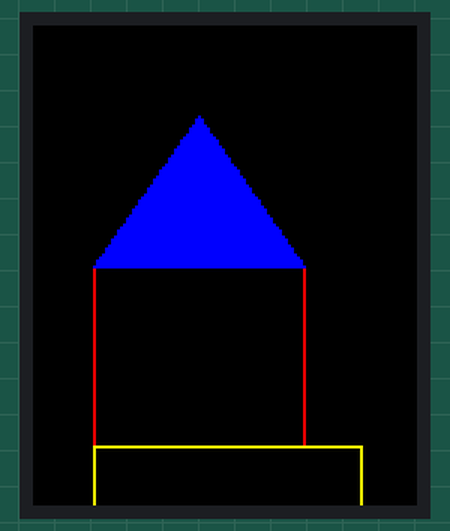
Recording of a sketch running on a simulated Arduino Uno, built with avr-gcc and run on an emulated ATmega328P. Parts: 128×160 colour display.

Above: at 0.2 s.

The sketch:

TFT_Display_Draw.ino
```cpp
/*
 * Тест для нашего 1.8" монитора 128*160 точек
 * Заметки: экран работает если только подключить все контакты,
 *   причем 11-й и 13-й явно не используются, а без них экран не работает.
 * #define TFT_CS        10
   #define TFT_RST       -1 // Or set to -1 and connect to Arduino RESET pin
   #define TFT_DC         8
   #define TFT_MOSI 11  // Data out
   #define TFT_SCLK 13  // Clock out
 */
#include <Adafruit_GFX.h>    // Core graphics library
#include <Adafruit_ST7735.h> // Hardware-specific library for ST7735
#include <SPI.h>

#define TFT_CS        10
#define TFT_RST       -1 // Or set to -1 and connect to Arduino RESET pin
#define TFT_DC         8

Adafruit_ST7735 tft = Adafruit_ST7735(TFT_CS, TFT_DC, TFT_RST);

void setup(void) {
  tft.initR(INITR_GREENTAB);
}

void loop() {
  tft.fillScreen(ST77XX_BLACK);

  //tft.drawLine(0, 0, 100, 50, ST77XX_BLUE);

  //tft.drawLine(X1, Y1, X2, Y2, COLOR);
  tft.drawLine(20, 140, 20, 80, ST77XX_RED);
  tft.drawLine(20, 140, 90, 140, ST77XX_RED);
  tft.drawLine(90, 140, 90, 80, ST77XX_RED);
  tft.drawLine(90, 80, 20, 80, ST77XX_BLUE);
  tft.drawLine(20, 80, 55, 30, ST77XX_BLUE);
  tft.drawLine(55, 30, 90, 80, ST77XX_BLUE);
  tft.fillTriangle(20, 80, 55, 30, 90, 80, ST77XX_BLUE);
  tft.drawRect(20, 140, 90, 80, ST77XX_YELLOW);

  delay(1000000);
}
```
